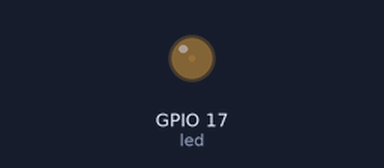
The program below on a simulated Raspberry Pi (BCM pin numbers). Parts: output pins drawn as LEDs (lit = HIGH).

Above: at 0.05 s.
At 0.5 s:
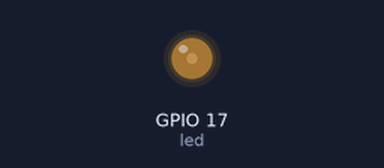
At 1.0 s:
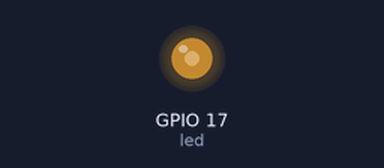
At 2.0 s:
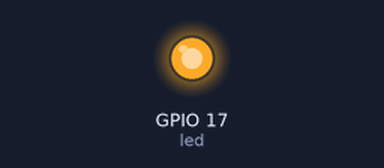
Timing chart, 0 to 4.6 s (numbered marks = the images above):
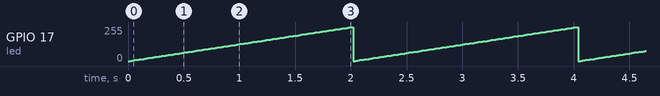

The program:

led_pwm.py
```python
from gpiozero import PWMLED
from time import sleep

# PWM 제어 LED 생성
led = PWMLED(17)

while 1 : # 무한 반복

   # 0 부터 100까지 반복
   for x in range( 101 ) :
      # LED의 전압 비율 설정
      led.value = x/100
      # 0.02초 정지
      sleep( 0.02 )
   pass

pass
```

Measured:
- by itself, GPIO 17 (led): ramps from 0/255 to 255/255 and jumps back, once every 2.0 s
